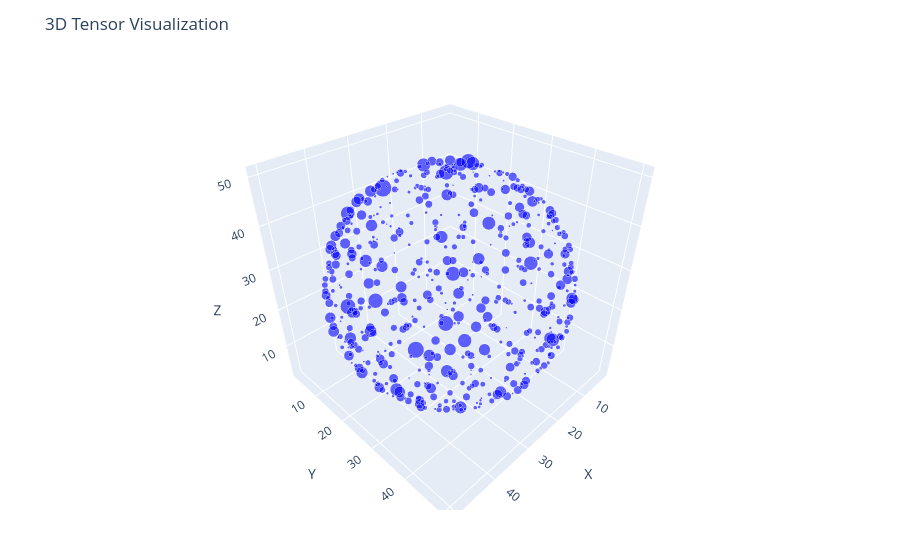

This figure's notebook cell:
### Markdown cell above
For a tensor this large we may want an option other than printing to the screen or visualizing.  We can for example save the tensor to a file.  Use the `saveTensorToFile` command.  We will be making 3 versions of this tensor by the end of this notebook so we start by labeling this one as `source` and also list its dimensions.

Similar to the visualization `plotTensor` you can provide an optional final number like `0.001` to drop any coordinates whose absolute value is smaller than `0.001` and save on storage.  Of course this creates a coarser approximation to your original tensor so you will need to work with the tolerances you deem appropriate.

For sparse tensors in the range of 100 x 100 x 100, plotting tends to still be robust, but it may load slower and render less smoothly depending on the parameters chosen.

If you'd like to save the data to a file, uncomment the first line.

### Code cell
# saveTensorToFile(sphere51, "sphere-51x51x51-source.txt"); # Save a copy.  
plotTensor(sphere51, 0.01) # try taking a picture with the camera icon

### Figure 1 — Plotly figure (JSON) as saved in the notebook; plotly's stock layout.template omitted (floating-point values rounded to 4 significant figures; data arrays with more than 128 entries replaced by an {"elided": "..."} marker saying what was removed)
{"data": [{"marker": {"color": "blue", "opacity": 0.6, "size": {"elided": "580 float values"}}, "mode": "markers", "type": "scatter3d", "x": {"elided": "580 int values"}, "y": {"elided": "580 int values"}, "z": {"elided": "580 int values"}}], "layout": {"margin": {"b": 50, "l": 50, "r": 50, "t": 60}, "scene": {"aspectmode": "cube", "xaxis": {"range": [1, 52], "title": "X"}, "yaxis": {"range": [1, 52], "title": "Y"}, "zaxis": {"range": [1, 52], "title": "Z"}}, "title": "3D Tensor Visualization"}}
